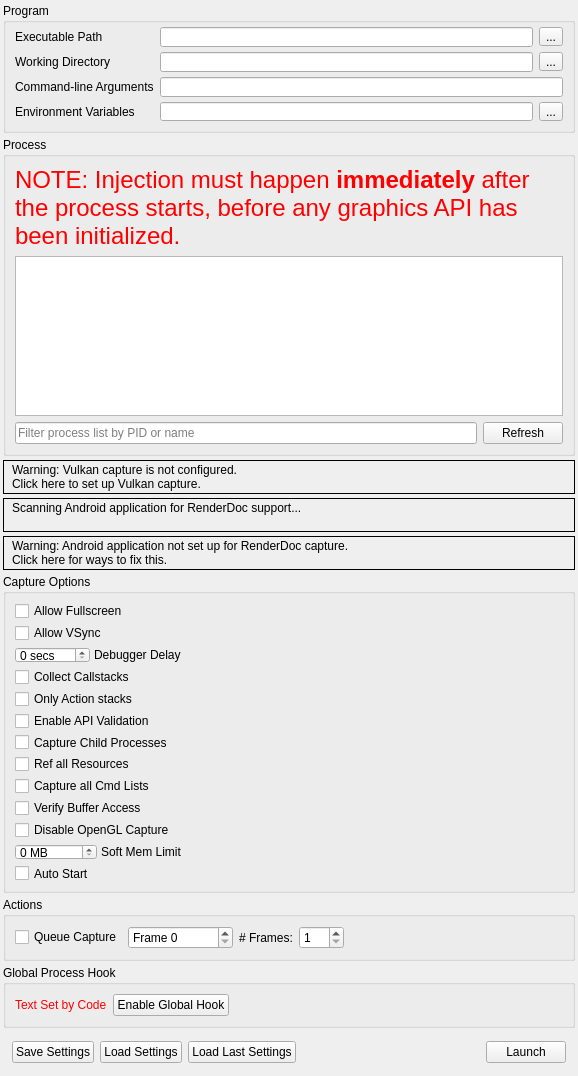
<?xml version="1.0" encoding="UTF-8"?>
<ui version="4.0">
 <class>CaptureDialog</class>
 <widget class="QFrame" name="CaptureDialog">
  <property name="geometry">
   <rect>
    <x>0</x>
    <y>0</y>
    <width>578</width>
    <height>1025</height>
   </rect>
  </property>
  <property name="windowTitle">
   <string>Launch Application</string>
  </property>
  <layout class="QVBoxLayout" name="verticalLayout">
   <property name="spacing">
    <number>4</number>
   </property>
   <property name="leftMargin">
    <number>3</number>
   </property>
   <property name="topMargin">
    <number>3</number>
   </property>
   <property name="rightMargin">
    <number>3</number>
   </property>
   <property name="bottomMargin">
    <number>3</number>
   </property>
   <item>
    <widget class="QGroupBox" name="exeGroup">
     <property name="sizePolicy">
      <sizepolicy hsizetype="Preferred" vsizetype="Minimum">
       <horstretch>0</horstretch>
       <verstretch>0</verstretch>
      </sizepolicy>
     </property>
     <property name="minimumSize">
      <size>
       <width>250</width>
       <height>130</height>
      </size>
     </property>
     <property name="title">
      <string>Program</string>
     </property>
     <layout class="QGridLayout" name="gridLayout">
      <property name="topMargin">
       <number>4</number>
      </property>
      <item row="0" column="0">
       <widget class="QLabel" name="exePathLabel">
        <property name="toolTip">
         <string>Browse for an executable file</string>
        </property>
        <property name="text">
         <string>Executable Path</string>
        </property>
       </widget>
      </item>
      <item row="0" column="2">
       <widget class="RDLineEdit" name="exePath">
        <property name="minimumSize">
         <size>
          <width>0</width>
          <height>20</height>
         </size>
        </property>
        <property name="toolTip">
         <string>Browse for an executable file</string>
        </property>
       </widget>
      </item>
      <item row="0" column="3">
       <widget class="QToolButton" name="exePathBrowse">
        <property name="toolTip">
         <string>Browse for an executable file</string>
        </property>
        <property name="text">
         <string>...</string>
        </property>
       </widget>
      </item>
      <item row="1" column="0">
       <widget class="QLabel" name="workDirLabel">
        <property name="toolTip">
         <string>Browse for a working directory</string>
        </property>
        <property name="text">
         <string>Working Directory</string>
        </property>
       </widget>
      </item>
      <item row="1" column="2">
       <widget class="RDLineEdit" name="workDirPath">
        <property name="minimumSize">
         <size>
          <width>0</width>
          <height>20</height>
         </size>
        </property>
        <property name="toolTip">
         <string>Browse for a working directory</string>
        </property>
       </widget>
      </item>
      <item row="1" column="3">
       <widget class="QToolButton" name="workDirBrowse">
        <property name="toolTip">
         <string>Browse for a working directory</string>
        </property>
        <property name="text">
         <string>...</string>
        </property>
       </widget>
      </item>
      <item row="2" column="0">
       <widget class="QLabel" name="cmdLineLabel">
        <property name="toolTip">
         <string>The command-line that will be passed to the executable on launch</string>
        </property>
        <property name="text">
         <string>Command-line Arguments</string>
        </property>
       </widget>
      </item>
      <item row="2" column="2" colspan="2">
       <widget class="RDLineEdit" name="cmdline">
        <property name="minimumSize">
         <size>
          <width>0</width>
          <height>20</height>
         </size>
        </property>
        <property name="toolTip">
         <string>The command-line that will be passed to the executable on launch</string>
        </property>
       </widget>
      </item>
      <item row="3" column="0">
       <widget class="QLabel" name="envVarLabel">
        <property name="toolTip">
         <string>The environment variables for the executable</string>
        </property>
        <property name="text">
         <string>Environment Variables</string>
        </property>
       </widget>
      </item>
      <item row="3" column="2">
       <widget class="QLineEdit" name="envVar">
        <property name="toolTip">
         <string>The environment variables for the executable</string>
        </property>
        <property name="readOnly">
         <bool>true</bool>
        </property>
       </widget>
      </item>
      <item row="3" column="3">
       <widget class="QToolButton" name="envVarEdit">
        <property name="toolTip">
         <string>The environment variables for the executable</string>
        </property>
        <property name="text">
         <string>...</string>
        </property>
       </widget>
      </item>
     </layout>
    </widget>
   </item>
   <item>
    <widget class="QGroupBox" name="injectGroup">
     <property name="sizePolicy">
      <sizepolicy hsizetype="Preferred" vsizetype="Expanding">
       <horstretch>0</horstretch>
       <verstretch>100</verstretch>
      </sizepolicy>
     </property>
     <property name="minimumSize">
      <size>
       <width>250</width>
       <height>260</height>
      </size>
     </property>
     <property name="title">
      <string>Process</string>
     </property>
     <layout class="QGridLayout" name="gridLayout_2">
      <item row="0" column="0" colspan="2">
       <widget class="QLabel" name="processWarning">
        <property name="palette">
         <palette>
          <active>
           <colorrole role="WindowText">
            <brush brushstyle="SolidPattern">
             <color alpha="255">
              <red>255</red>
              <green>0</green>
              <blue>0</blue>
             </color>
            </brush>
           </colorrole>
          </active>
          <inactive>
           <colorrole role="WindowText">
            <brush brushstyle="SolidPattern">
             <color alpha="255">
              <red>255</red>
              <green>0</green>
              <blue>0</blue>
             </color>
            </brush>
           </colorrole>
          </inactive>
          <disabled>
           <colorrole role="WindowText">
            <brush brushstyle="SolidPattern">
             <color alpha="255">
              <red>106</red>
              <green>104</green>
              <blue>100</blue>
             </color>
            </brush>
           </colorrole>
          </disabled>
         </palette>
        </property>
        <property name="font">
         <font>
          <pointsize>18</pointsize>
         </font>
        </property>
        <property name="text">
         <string>NOTE: Injection must happen &lt;b&gt;immediately&lt;/b&gt; after the process starts, before any graphics API has been initialized.</string>
        </property>
        <property name="wordWrap">
         <bool>true</bool>
        </property>
       </widget>
      </item>
      <item row="1" column="0" colspan="2">
       <widget class="QTreeView" name="processList">
        <property name="sizePolicy">
         <sizepolicy hsizetype="Preferred" vsizetype="Expanding">
          <horstretch>0</horstretch>
          <verstretch>0</verstretch>
         </sizepolicy>
        </property>
        <property name="minimumSize">
         <size>
          <width>0</width>
          <height>100</height>
         </size>
        </property>
        <property name="editTriggers">
         <set>QAbstractItemView::NoEditTriggers</set>
        </property>
        <property name="indentation">
         <number>0</number>
        </property>
        <property name="rootIsDecorated">
         <bool>false</bool>
        </property>
        <property name="itemsExpandable">
         <bool>false</bool>
        </property>
        <property name="sortingEnabled">
         <bool>true</bool>
        </property>
       </widget>
      </item>
      <item row="2" column="0">
       <widget class="QLineEdit" name="processFilter">
        <property name="placeholderText">
         <string>Filter process list by PID or name</string>
        </property>
       </widget>
      </item>
      <item row="2" column="1">
       <widget class="QPushButton" name="processRefesh">
        <property name="text">
         <string>Refresh</string>
        </property>
       </widget>
      </item>
     </layout>
    </widget>
   </item>
   <item>
    <widget class="RDLabel" name="vulkanLayerWarn">
     <property name="cursor">
      <cursorShape>PointingHandCursor</cursorShape>
     </property>
     <property name="frameShape">
      <enum>QFrame::Box</enum>
     </property>
     <property name="text">
      <string>&lt;html&gt;&lt;head/&gt;&lt;body&gt;&lt;table&gt;&lt;tr&gt;&lt;td valign=&quot;middle&quot;&gt;&lt;img width=&quot;16&quot; src=&quot;:/information.png&quot;/&gt;&lt;/td&gt;&lt;td&gt;&lt;p&gt;Warning: Vulkan capture is not configured.&lt;br/&gt;Click here to set up Vulkan capture.&lt;/p&gt;&lt;/td&gt;&lt;/tr&gt;&lt;/table&gt;&lt;/body&gt;&lt;/html&gt;</string>
     </property>
     <property name="textFormat">
      <enum>Qt::RichText</enum>
     </property>
     <property name="margin">
      <number>3</number>
     </property>
    </widget>
   </item>
   <item>
    <widget class="RDLabel" name="androidScan">
     <property name="cursor">
      <cursorShape>PointingHandCursor</cursorShape>
     </property>
     <property name="frameShape">
      <enum>QFrame::Box</enum>
     </property>
     <property name="text">
      <string>&lt;html&gt;&lt;head/&gt;&lt;body&gt;&lt;table&gt;&lt;tr&gt;&lt;td valign=&quot;middle&quot;&gt;&lt;img width=&quot;16&quot; src=&quot;:/information.png&quot;/&gt;&lt;/td&gt;&lt;td valign=&quot;middle&quot;&gt;&lt;p&gt;Scanning Android application for RenderDoc support...&lt;br/&gt;&lt;/p&gt;&lt;/td&gt;&lt;/tr&gt;&lt;/table&gt;&lt;/body&gt;&lt;/html&gt;</string>
     </property>
     <property name="textFormat">
      <enum>Qt::RichText</enum>
     </property>
     <property name="margin">
      <number>3</number>
     </property>
    </widget>
   </item>
   <item>
    <widget class="RDLabel" name="androidWarn">
     <property name="cursor">
      <cursorShape>PointingHandCursor</cursorShape>
     </property>
     <property name="frameShape">
      <enum>QFrame::Box</enum>
     </property>
     <property name="text">
      <string>&lt;html&gt;&lt;head/&gt;&lt;body&gt;&lt;table&gt;&lt;tr&gt;&lt;td valign=&quot;middle&quot;&gt;&lt;img width=&quot;16&quot; src=&quot;:/information.png&quot;/&gt;&lt;/td&gt;&lt;td&gt;&lt;p&gt;Warning: Android application not set up for RenderDoc capture.&lt;br/&gt;Click here for ways to fix this.&lt;/p&gt;&lt;/td&gt;&lt;/tr&gt;&lt;/table&gt;&lt;/body&gt;&lt;/html&gt;</string>
     </property>
     <property name="textFormat">
      <enum>Qt::RichText</enum>
     </property>
     <property name="margin">
      <number>3</number>
     </property>
    </widget>
   </item>
   <item>
    <widget class="QGroupBox" name="optionsGroup">
     <property name="sizePolicy">
      <sizepolicy hsizetype="Preferred" vsizetype="Minimum">
       <horstretch>0</horstretch>
       <verstretch>0</verstretch>
      </sizepolicy>
     </property>
     <property name="title">
      <string>Capture Options</string>
     </property>
     <layout class="QVBoxLayout" name="verticalLayout_2">
      <item>
       <widget class="QCheckBox" name="AllowFullscreen">
        <property name="toolTip">
         <string>Allows the application to switch to full-screen mode</string>
        </property>
        <property name="text">
         <string>Allow Fullscreen</string>
        </property>
       </widget>
      </item>
      <item>
       <widget class="QCheckBox" name="AllowVSync">
        <property name="toolTip">
         <string>Allows the application to enable v-sync</string>
        </property>
        <property name="text">
         <string>Allow VSync</string>
        </property>
       </widget>
      </item>
      <item>
       <widget class="QFrame" name="DebuggerDelayFrame">
        <property name="sizePolicy">
         <sizepolicy hsizetype="Fixed" vsizetype="Preferred">
          <horstretch>0</horstretch>
          <verstretch>0</verstretch>
         </sizepolicy>
        </property>
        <property name="frameShape">
         <enum>QFrame::NoFrame</enum>
        </property>
        <property name="frameShadow">
         <enum>QFrame::Plain</enum>
        </property>
        <layout class="QHBoxLayout" name="horizontalLayout_3">
         <property name="spacing">
          <number>4</number>
         </property>
         <property name="leftMargin">
          <number>0</number>
         </property>
         <property name="topMargin">
          <number>0</number>
         </property>
         <property name="rightMargin">
          <number>0</number>
         </property>
         <property name="bottomMargin">
          <number>0</number>
         </property>
         <item>
          <widget class="QDoubleSpinBox" name="DelayForDebugger">
           <property name="sizePolicy">
            <sizepolicy hsizetype="Minimum" vsizetype="Fixed">
             <horstretch>0</horstretch>
             <verstretch>0</verstretch>
            </sizepolicy>
           </property>
           <property name="minimumSize">
            <size>
             <width>40</width>
             <height>0</height>
            </size>
           </property>
           <property name="toolTip">
            <string>Pauses for N seconds after launching the process, to allow a debugger to attach</string>
           </property>
           <property name="suffix">
            <string comment="seconds"> secs</string>
           </property>
           <property name="decimals">
            <number>0</number>
           </property>
           <property name="maximum">
            <double>120.000000000000000</double>
           </property>
           <property name="value">
            <double>0.000000000000000</double>
           </property>
          </widget>
         </item>
         <item>
          <widget class="QLabel" name="DebuggerDelayLabel">
           <property name="sizePolicy">
            <sizepolicy hsizetype="Fixed" vsizetype="Preferred">
             <horstretch>0</horstretch>
             <verstretch>0</verstretch>
            </sizepolicy>
           </property>
           <property name="toolTip">
            <string>Pauses for N seconds after launching the process, to allow a debugger to attach</string>
           </property>
           <property name="text">
            <string>Debugger Delay</string>
           </property>
          </widget>
         </item>
        </layout>
       </widget>
      </item>
      <item>
       <widget class="QCheckBox" name="CaptureCallstacks">
        <property name="toolTip">
         <string>Collect a callstack on every API call</string>
        </property>
        <property name="text">
         <string>Collect Callstacks</string>
        </property>
       </widget>
      </item>
      <item>
       <widget class="QCheckBox" name="CaptureCallstacksOnlyActions">
        <property name="toolTip">
         <string>Only collect callstacks on actions (draws, dispatches, clears, copies, etc)</string>
        </property>
        <property name="text">
         <string>Only Action stacks</string>
        </property>
       </widget>
      </item>
      <item>
       <widget class="QCheckBox" name="APIValidation">
        <property name="toolTip">
         <string>Initialise the graphics API with built-in validation enabled - allows capturing and reading of errors and warnings generated by the API's own debugging system</string>
        </property>
        <property name="text">
         <string>Enable API Validation</string>
        </property>
       </widget>
      </item>
      <item>
       <widget class="QCheckBox" name="HookIntoChildren">
        <property name="toolTip">
         <string>Hook into child processes - useful with launchers or similar intermediate processes</string>
        </property>
        <property name="text">
         <string>Capture Child Processes</string>
        </property>
       </widget>
      </item>
      <item>
       <widget class="QCheckBox" name="RefAllResources">
        <property name="toolTip">
         <string>Consider all resources to be included, even if unused in the capture frame</string>
        </property>
        <property name="text">
         <string>Ref all Resources</string>
        </property>
       </widget>
      </item>
      <item>
       <widget class="QCheckBox" name="CaptureAllCmdLists">
        <property name="toolTip">
         <string>When enabled, all deferred command lists will be saved even while idling. This has an overhead but ensures if you hold onto a list it will be captured.</string>
        </property>
        <property name="text">
         <string>Capture all Cmd Lists</string>
        </property>
       </widget>
      </item>
      <item>
       <widget class="QCheckBox" name="VerifyBufferAccess">
        <property name="toolTip">
         <string>When enabled, verify some buffer access on OpenGL and D3D11. This initialises buffers with undefined contents on creation to 0xdddddddd instead of 0x0, and verifies that Map() bounds are not overrun.</string>
        </property>
        <property name="text">
         <string>Verify Buffer Access</string>
        </property>
       </widget>
      </item>
      <item>
       <widget class="QCheckBox" name="DisableOpenGLCapture">
        <property name="toolTip">
         <string>When enabled, disable OpenGL/OpenGL ES capture. Useful when an application uses both OpenGL and another API (e.g. D3D12) with texture sharing, and you only want to capture the other API.</string>
        </property>
        <property name="text">
         <string>Disable OpenGL Capture</string>
        </property>
       </widget>
      </item>
      <item>
       <widget class="QFrame" name="SoftMemoryLimitFrame">
        <property name="sizePolicy">
         <sizepolicy hsizetype="Fixed" vsizetype="Preferred">
          <horstretch>0</horstretch>
          <verstretch>0</verstretch>
         </sizepolicy>
        </property>
        <property name="frameShape">
         <enum>QFrame::NoFrame</enum>
        </property>
        <property name="frameShadow">
         <enum>QFrame::Plain</enum>
        </property>
        <layout class="QHBoxLayout" name="SoftMemoryLimitLayout">
         <property name="spacing">
          <number>4</number>
         </property>
         <property name="leftMargin">
          <number>0</number>
         </property>
         <property name="topMargin">
          <number>0</number>
         </property>
         <property name="rightMargin">
          <number>0</number>
         </property>
         <property name="bottomMargin">
          <number>0</number>
         </property>
         <item>
          <widget class="QDoubleSpinBox" name="SoftMemoryLimit">
           <property name="sizePolicy">
            <sizepolicy hsizetype="Minimum" vsizetype="Fixed">
             <horstretch>0</horstretch>
             <verstretch>0</verstretch>
            </sizepolicy>
           </property>
           <property name="minimumSize">
            <size>
             <width>40</width>
             <height>0</height>
            </size>
           </property>
           <property name="toolTip">
            <string>Specifies a soft memory limit which some APIs may use to limit graphics memory use and use disk space instead for storing temporary data.</string>
           </property>
           <property name="suffix">
            <string comment="seconds"> MB</string>
           </property>
           <property name="decimals">
            <number>0</number>
           </property>
           <property name="maximum">
            <double>99999.000000000000000</double>
           </property>
           <property name="value">
            <double>0.000000000000000</double>
           </property>
          </widget>
         </item>
         <item>
          <widget class="QLabel" name="SoftMemoryLimitLabel">
           <property name="sizePolicy">
            <sizepolicy hsizetype="Fixed" vsizetype="Preferred">
             <horstretch>0</horstretch>
             <verstretch>0</verstretch>
            </sizepolicy>
           </property>
           <property name="toolTip">
            <string>Specifies a soft memory limit which some APIs may use to limit graphics memory use and use disk space instead for storing temporary data.</string>
           </property>
           <property name="text">
            <string>Soft Mem Limit</string>
           </property>
          </widget>
         </item>
        </layout>
       </widget>
      </item>
      <item>
       <widget class="QCheckBox" name="AutoStart">
        <property name="toolTip">
         <string>If these capture settings are saved &amp; run, auto start the capture instantly on load</string>
        </property>
        <property name="text">
         <string>Auto Start</string>
        </property>
       </widget>
      </item>
     </layout>
    </widget>
   </item>
   <item>
    <widget class="QGroupBox" name="actionGroup">
     <property name="sizePolicy">
      <sizepolicy hsizetype="Preferred" vsizetype="Minimum">
       <horstretch>0</horstretch>
       <verstretch>0</verstretch>
      </sizepolicy>
     </property>
     <property name="title">
      <string>Actions</string>
     </property>
     <layout class="QHBoxLayout" name="horizontalLayout_5">
      <item>
       <widget class="QCheckBox" name="queueFrameCap">
        <property name="text">
         <string>Queue Capture</string>
        </property>
       </widget>
      </item>
      <item>
       <widget class="QDoubleSpinBox" name="queuedFrame">
        <property name="sizePolicy">
         <sizepolicy hsizetype="Fixed" vsizetype="Fixed">
          <horstretch>0</horstretch>
          <verstretch>0</verstretch>
         </sizepolicy>
        </property>
        <property name="prefix">
         <string comment="Frame number" extracomment="To Capture">Frame </string>
        </property>
        <property name="suffix">
         <string/>
        </property>
        <property name="decimals">
         <number>0</number>
        </property>
        <property name="minimum">
         <double>0.000000000000000</double>
        </property>
        <property name="maximum">
         <double>4294967296.000000000000000</double>
        </property>
       </widget>
      </item>
      <item>
       <widget class="QLabel" name="numFramesLabel">
        <property name="sizePolicy">
         <sizepolicy hsizetype="Preferred" vsizetype="Preferred">
          <horstretch>0</horstretch>
          <verstretch>0</verstretch>
         </sizepolicy>
        </property>
        <property name="text">
         <string># Frames:</string>
        </property>
       </widget>
      </item>
      <item>
       <widget class="QDoubleSpinBox" name="numFrames">
        <property name="minimumSize">
         <size>
          <width>45</width>
          <height>0</height>
         </size>
        </property>
        <property name="decimals">
         <number>0</number>
        </property>
        <property name="minimum">
         <double>1.000000000000000</double>
        </property>
        <property name="maximum">
         <double>10.000000000000000</double>
        </property>
       </widget>
      </item>
      <item>
       <spacer name="ActionsSpacer">
        <property name="orientation">
         <enum>Qt::Horizontal</enum>
        </property>
        <property name="sizeHint" stdset="0">
         <size>
          <width>596</width>
          <height>20</height>
         </size>
        </property>
       </spacer>
      </item>
     </layout>
    </widget>
   </item>
   <item>
    <widget class="QGroupBox" name="globalGroup">
     <property name="sizePolicy">
      <sizepolicy hsizetype="Preferred" vsizetype="Minimum">
       <horstretch>0</horstretch>
       <verstretch>0</verstretch>
      </sizepolicy>
     </property>
     <property name="title">
      <string>Global Process Hook</string>
     </property>
     <layout class="QHBoxLayout" name="horizontalLayout_2">
      <item>
       <widget class="QLabel" name="globalLabel">
        <property name="palette">
         <palette>
          <active>
           <colorrole role="WindowText">
            <brush brushstyle="SolidPattern">
             <color alpha="255">
              <red>255</red>
              <green>0</green>
              <blue>0</blue>
             </color>
            </brush>
           </colorrole>
          </active>
          <inactive>
           <colorrole role="WindowText">
            <brush brushstyle="SolidPattern">
             <color alpha="255">
              <red>255</red>
              <green>0</green>
              <blue>0</blue>
             </color>
            </brush>
           </colorrole>
          </inactive>
          <disabled>
           <colorrole role="WindowText">
            <brush brushstyle="SolidPattern">
             <color alpha="255">
              <red>106</red>
              <green>104</green>
              <blue>100</blue>
             </color>
            </brush>
           </colorrole>
          </disabled>
         </palette>
        </property>
        <property name="text">
         <string>Text Set by Code</string>
        </property>
       </widget>
      </item>
      <item>
       <widget class="QPushButton" name="toggleGlobal">
        <property name="text">
         <string>Enable Global Hook</string>
        </property>
        <property name="checkable">
         <bool>true</bool>
        </property>
        <property name="checked">
         <bool>false</bool>
        </property>
       </widget>
      </item>
      <item>
       <spacer name="globalSpacer">
        <property name="orientation">
         <enum>Qt::Horizontal</enum>
        </property>
        <property name="sizeHint" stdset="0">
         <size>
          <width>587</width>
          <height>20</height>
         </size>
        </property>
       </spacer>
      </item>
     </layout>
    </widget>
   </item>
   <item>
    <widget class="QFrame" name="buttonsFrame">
     <property name="sizePolicy">
      <sizepolicy hsizetype="Preferred" vsizetype="Minimum">
       <horstretch>0</horstretch>
       <verstretch>0</verstretch>
      </sizepolicy>
     </property>
     <property name="frameShape">
      <enum>QFrame::NoFrame</enum>
     </property>
     <property name="frameShadow">
      <enum>QFrame::Plain</enum>
     </property>
     <layout class="QHBoxLayout" name="horizontalLayout">
      <item>
       <widget class="QPushButton" name="saveSettings">
        <property name="toolTip">
         <string>Save these capture settings to file to load later</string>
        </property>
        <property name="text">
         <string>Save Settings</string>
        </property>
       </widget>
      </item>
      <item>
       <widget class="QPushButton" name="loadSettings">
        <property name="sizePolicy">
         <sizepolicy hsizetype="Minimum" vsizetype="Fixed">
          <horstretch>0</horstretch>
          <verstretch>0</verstretch>
         </sizepolicy>
        </property>
        <property name="toolTip">
         <string>Load a saved set of capture settings</string>
        </property>
        <property name="text">
         <string>Load Settings</string>
        </property>
       </widget>
      </item>
      <item>
       <widget class="QPushButton" name="loadLastCapture">
        <property name="sizePolicy">
         <sizepolicy hsizetype="Minimum" vsizetype="Fixed">
          <horstretch>0</horstretch>
          <verstretch>0</verstretch>
         </sizepolicy>
        </property>
        <property name="toolTip">
         <string>Load the most recently used capture settings</string>
        </property>
        <property name="text">
         <string>Load Last Settings</string>
        </property>
       </widget>
      </item>
      <item>
       <spacer name="buttonsSpace">
        <property name="orientation">
         <enum>Qt::Horizontal</enum>
        </property>
        <property name="sizeType">
         <enum>QSizePolicy::Expanding</enum>
        </property>
        <property name="sizeHint" stdset="0">
         <size>
          <width>556</width>
          <height>20</height>
         </size>
        </property>
       </spacer>
      </item>
      <item>
       <widget class="QPushButton" name="launch">
        <property name="toolTip">
         <string>Launch the selected program with RenderDoc enabled for capture</string>
        </property>
        <property name="text">
         <string>Launch</string>
        </property>
       </widget>
      </item>
     </layout>
    </widget>
   </item>
   <item>
    <spacer name="topVerticalSpacer">
     <property name="orientation">
      <enum>Qt::Vertical</enum>
     </property>
     <property name="sizeHint" stdset="0">
      <size>
       <width>0</width>
       <height>0</height>
      </size>
     </property>
    </spacer>
   </item>
  </layout>
 </widget>
 <customwidgets>
  <customwidget>
   <class>RDLabel</class>
   <extends>QLabel</extends>
   <header>Widgets/Extended/RDLabel.h</header>
  </customwidget>
  <customwidget>
   <class>RDLineEdit</class>
   <extends>QLineEdit</extends>
   <header>Widgets/Extended/RDLineEdit.h</header>
  </customwidget>
 </customwidgets>
 <resources/>
 <connections/>
</ui>
